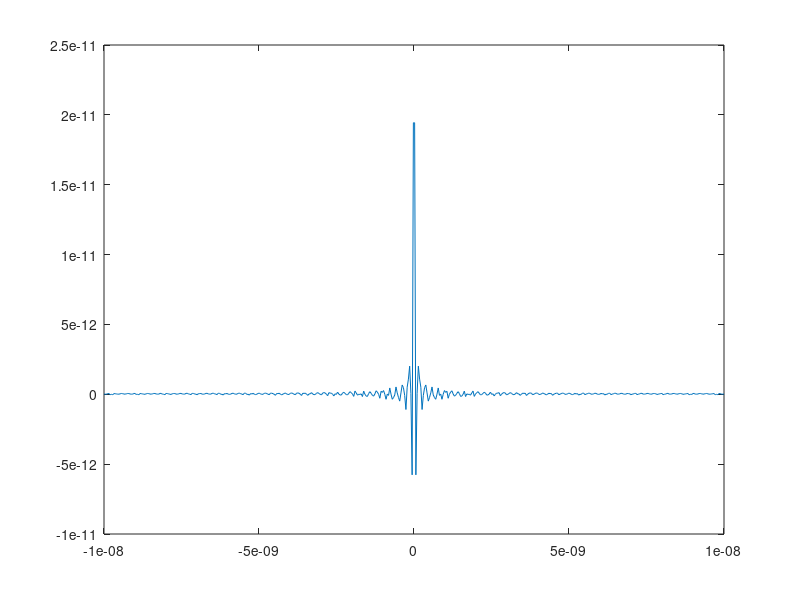

Here is the MATLAB script that generated this plot:
%--------------------------------------------------------------------
%This version of the code contains use of the inbuilt hilbert function as
%well as the inbuilt ifft function
%The variable x is used to construct functions consistently (local to each
%function) and finally beta is substituted
%Gives a graph of an impulse of height ~ 2E-11 at the origin
%--------------------------------------------------------------------

%constant definitions
u0 = 1.25663706E-6;
ur = 150; %relative permeability of the material
fluxQuantum = 2.06783383E-15;
lambda = 39E-9; %London penetration depth of Niobium

%geometry
d = 10E-9; L = 100E-9;

%physical quantities
width = 1; N=500;
B = linspace(-width,width,N);  %magnetic field vector
flux = B*L*(2*lambda + d);
I0 = 200E-6; %peak

dim = linspace(-d,d,N); %arbitrary length dimension vector

Ic = @(x)I0*abs(sinc(x*L*(2*lambda+d)/fluxQuantum));
beta = 2*pi*(2*lambda+d)*B/fluxQuantum;

%implementing eqn(5) from the paper
theta = @(x)imag(hilbert(log(Ic(x))));

plot(beta,Ic(B))
plot(beta,theta(beta));

for k=1:N
   %constructing a function of beta called transform which is essentially
   %the fourier transform of Ix, to be inverse-transformed later
   transform = @(x)Ic(x).*exp(1j*theta(x)); 
end

%inverse transform
%Ix is the current density integrated along one dimension (expected to be a
%square pulse from -d to +d)
Ix = ifft(transform(beta));

plot(dim,transform(beta));
